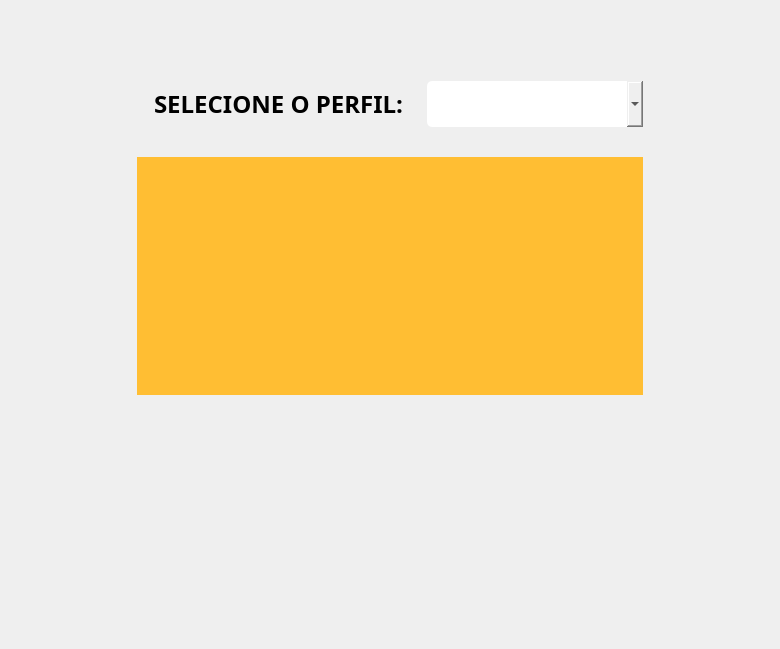
      <widget class="QWidget" name="configurar_perfil">
       <property name="styleSheet">
        <string notr="true">border-image: url(&quot;:/imagens/assets/imagens/fundo-azul&quot;);</string>
       </property>
       <layout class="QGridLayout" name="gridLayout_4">
        <item row="2" column="2">
         <spacer name="verticalSpacer_9">
          <property name="orientation">
           <enum>Qt::Vertical</enum>
          </property>
          <property name="sizeType">
           <enum>QSizePolicy::Fixed</enum>
          </property>
          <property name="sizeHint" stdset="0">
           <size>
            <width>20</width>
            <height>20</height>
           </size>
          </property>
         </spacer>
        </item>
        <item row="1" column="1">
         <widget class="QLabel" name="label">
          <property name="font">
           <font>
            <family>Dyuthi</family>
            <pointsize>-1</pointsize>
            <weight>75</weight>
            <bold>true</bold>
           </font>
          </property>
          <property name="styleSheet">
           <string notr="true">background-color: none;
border-image: none;
font-weight: bold;
font-size: 24px;
margin: 10px;
color: black;</string>
          </property>
          <property name="text">
           <string>SELECIONE O PERFIL:</string>
          </property>
         </widget>
        </item>
        <item row="7" column="0">
         <spacer name="horizontalSpacer_configurar_2">
          <property name="orientation">
           <enum>Qt::Horizontal</enum>
          </property>
          <property name="sizeType">
           <enum>QSizePolicy::Minimum</enum>
          </property>
          <property name="sizeHint" stdset="0">
           <size>
            <width>120</width>
            <height>20</height>
           </size>
          </property>
         </spacer>
        </item>
        <item row="3" column="1" colspan="3">
         <widget class="QListWidget" name="listWidget">
          <property name="font">
           <font>
            <family>Dyuthi</family>
            <pointsize>20</pointsize>
            <weight>50</weight>
            <bold>false</bold>
           </font>
          </property>
          <property name="autoFillBackground">
           <bool>true</bool>
          </property>
          <property name="styleSheet">
           <string notr="true">QListWidget{
	border-image: none;
	border: none;
	border-radius: 7px;
 	background-color:  #ffbe33;
	alternate-background-color: #fab32c;
	padding: 4px; 
}

QListWidget::item{
	padding: 5px;
	margin: 2px;
}

QListWidget::item:selected{
	background-color: #ff961a;
}

QScrollBar:vertical {
	border-image: none;
 	border: none;
    background: #ffbe33;
    width: 15px;
    margin: 0px 0px 0px 0px;
	padding: 1px;
}

QScrollBar::handle:vertical {
	background: #FF7439;
	min-height: 30px;
}

QScrollBar::add-line:vertical {
	height: 0px;
}

QScrollBar::sub-line:vertical {
	height: 0px;
}</string>
          </property>
          <property name="horizontalScrollBarPolicy">
           <enum>Qt::ScrollBarAlwaysOff</enum>
          </property>
          <property name="sizeAdjustPolicy">
           <enum>QAbstractScrollArea::AdjustToContents</enum>
          </property>
          <property name="autoScrollMargin">
           <number>30</number>
          </property>
          <property name="tabKeyNavigation">
           <bool>true</bool>
          </property>
          <property name="showDropIndicator" stdset="0">
           <bool>false</bool>
          </property>
          <property name="dragDropOverwriteMode">
           <bool>false</bool>
          </property>
          <property name="dragDropMode">
           <enum>QAbstractItemView::DragOnly</enum>
          </property>
          <property name="defaultDropAction">
           <enum>Qt::TargetMoveAction</enum>
          </property>
          <property name="alternatingRowColors">
           <bool>true</bool>
          </property>
          <property name="selectionBehavior">
           <enum>QAbstractItemView::SelectRows</enum>
          </property>
          <property name="iconSize">
           <size>
            <width>20</width>
            <height>100</height>
           </size>
          </property>
          <property name="textElideMode">
           <enum>Qt::ElideMiddle</enum>
          </property>
          <property name="movement">
           <enum>QListView::Free</enum>
          </property>
          <property name="flow">
           <enum>QListView::TopToBottom</enum>
          </property>
          <property name="isWrapping" stdset="0">
           <bool>false</bool>
          </property>
          <property name="resizeMode">
           <enum>QListView::Adjust</enum>
          </property>
          <property name="layoutMode">
           <enum>QListView::Batched</enum>
          </property>
          <property name="spacing">
           <number>1</number>
          </property>
          <property name="viewMode">
           <enum>QListView::ListMode</enum>
          </property>
          <property name="modelColumn">
           <number>0</number>
          </property>
          <property name="uniformItemSizes">
           <bool>false</bool>
          </property>
          <property name="batchSize">
           <number>100</number>
          </property>
          <property name="wordWrap">
           <bool>false</bool>
          </property>
          <property name="selectionRectVisible">
           <bool>true</bool>
          </property>
          <property name="itemAlignment">
           <set>Qt::AlignLeading|Qt::AlignLeft|Qt::AlignVCenter</set>
          </property>
          <property name="currentRow">
           <number>-1</number>
          </property>
         </widget>
        </item>
        <item row="6" column="1">
         <spacer name="verticalSpacer_configurar">
          <property name="orientation">
           <enum>Qt::Vertical</enum>
          </property>
          <property name="sizeType">
           <enum>QSizePolicy::Minimum</enum>
          </property>
          <property name="sizeHint" stdset="0">
           <size>
            <width>20</width>
            <height>40</height>
           </size>
          </property>
         </spacer>
        </item>
        <item row="7" column="3">
         <widget class="QPushButton" name="pushButton_limpar_sequencia">
          <property name="sizePolicy">
           <sizepolicy hsizetype="Fixed" vsizetype="Fixed">
            <horstretch>0</horstretch>
            <verstretch>0</verstretch>
           </sizepolicy>
          </property>
          <property name="minimumSize">
           <size>
            <width>170</width>
            <height>80</height>
           </size>
          </property>
          <property name="font">
           <font>
            <pointsize>10</pointsize>
            <weight>75</weight>
            <bold>true</bold>
           </font>
          </property>
          <property name="cursor">
           <cursorShape>PointingHandCursor</cursorShape>
          </property>
          <property name="styleSheet">
           <string notr="true">QPushButton {
	border-image: url(&quot;:/botoes/assets/botoes/configuracoes/sequencia.png&quot;);
	background-color: none;
	border-radius: 2px;
	border: none;
	min-width: 170px;
	min-height: 80px;
	font-weight: bold;
}

QPushButton:hover {
	border-image: url(&quot;:/botoes/assets/botoes/configuracoes/sequencia-hover.png&quot;);
	background-color: none;
}

QPushButton:pressed {
	border-image: url(&quot;:/botoes/assets/botoes/configuracoes/sequencia-hover.png&quot;);
	background-color: none;
}</string>
          </property>
          <property name="text">
           <string/>
          </property>
         </widget>
        </item>
        <item row="0" column="0" alignment="Qt::AlignLeft|Qt::AlignTop">
         <widget class="QPushButton" name="pushButton_inicio_configurar_perfil">
          <property name="sizePolicy">
           <sizepolicy hsizetype="Fixed" vsizetype="Fixed">
            <horstretch>0</horstretch>
            <verstretch>0</verstretch>
           </sizepolicy>
          </property>
          <property name="minimumSize">
           <size>
            <width>60</width>
            <height>60</height>
           </size>
          </property>
          <property name="maximumSize">
           <size>
            <width>50</width>
            <height>50</height>
           </size>
          </property>
          <property name="font">
           <font>
            <pointsize>10</pointsize>
            <weight>75</weight>
            <bold>true</bold>
           </font>
          </property>
          <property name="cursor">
           <cursorShape>PointingHandCursor</cursorShape>
          </property>
          <property name="styleSheet">
           <string notr="true">QPushButton {
	border-image: url(&quot;:/icones/assets/icones/pagina-inicial/pagina-inicial.png&quot;);
	background-color: none;
	border-radius: 2px;
	border: none;
	min-width: 60px;
	min-height: 60px;
	font-weight: bold;
}

QPushButton:hover {
	border-image: url(&quot;:/icones/assets/icones/pagina-inicial/pagina-inicial-hover.png&quot;);
	background-color: none;
}

QPushButton:pressed {
	border-image: url(&quot;:/icones/assets/icones/pagina-inicial/pagina-inicial-hover.png&quot;);
	background-color: none;
}</string>
          </property>
          <property name="text">
           <string/>
          </property>
         </widget>
        </item>
        <item row="9" column="5" alignment="Qt::AlignRight|Qt::AlignBottom">
         <widget class="QPushButton" name="pushButton_sair">
          <property name="sizePolicy">
           <sizepolicy hsizetype="Fixed" vsizetype="Fixed">
            <horstretch>0</horstretch>
            <verstretch>0</verstretch>
           </sizepolicy>
          </property>
          <property name="minimumSize">
           <size>
            <width>60</width>
            <height>60</height>
           </size>
          </property>
          <property name="maximumSize">
           <size>
            <width>40</width>
            <height>40</height>
           </size>
          </property>
          <property name="font">
           <font>
            <pointsize>10</pointsize>
            <weight>75</weight>
            <bold>true</bold>
           </font>
          </property>
          <property name="cursor">
           <cursorShape>PointingHandCursor</cursorShape>
          </property>
          <property name="styleSheet">
           <string notr="true">QPushButton {
	border-image: url(&quot;:/icones/assets/icones/sair/sair.png&quot;);
	background-color: none;
	border-radius: 2px;
	border: none;
	min-width: 60px;
	min-height: 60px;
	font-weight: bold;
}

QPushButton:hover {
	border-image: url(&quot;:/icones/assets/icones/sair/sair-hover.png&quot;);
	background-color: none;
}

QPushButton:pressed {
	border-image: url(&quot;:/icones/assets/icones/sair/sair-hover.png&quot;);
	background-color: none;
}</string>
          </property>
          <property name="text">
           <string/>
          </property>
          <property name="flat">
           <bool>true</bool>
          </property>
         </widget>
        </item>
        <item row="7" column="5">
         <spacer name="horizontalSpacer_configurar">
          <property name="orientation">
           <enum>Qt::Horizontal</enum>
          </property>
          <property name="sizeType">
           <enum>QSizePolicy::Minimum</enum>
          </property>
          <property name="sizeHint" stdset="0">
           <size>
            <width>120</width>
            <height>20</height>
           </size>
          </property>
         </spacer>
        </item>
        <item row="0" column="1">
         <spacer name="verticalSpacer_17">
          <property name="orientation">
           <enum>Qt::Vertical</enum>
          </property>
          <property name="sizeType">
           <enum>QSizePolicy::Minimum</enum>
          </property>
          <property name="sizeHint" stdset="0">
           <size>
            <width>20</width>
            <height>40</height>
           </size>
          </property>
         </spacer>
        </item>
        <item row="7" column="2">
         <spacer name="horizontalSpacer_configurar_3">
          <property name="orientation">
           <enum>Qt::Horizontal</enum>
          </property>
          <property name="sizeType">
           <enum>QSizePolicy::Expanding</enum>
          </property>
          <property name="sizeHint" stdset="0">
           <size>
            <width>40</width>
            <height>20</height>
           </size>
          </property>
         </spacer>
        </item>
        <item row="9" column="0" alignment="Qt::AlignLeft|Qt::AlignBottom">
         <widget class="QPushButton" name="pushButton_voltar_configurar_perfil">
          <property name="sizePolicy">
           <sizepolicy hsizetype="Fixed" vsizetype="Fixed">
            <horstretch>0</horstretch>
            <verstretch>0</verstretch>
           </sizepolicy>
          </property>
          <property name="cursor">
           <cursorShape>PointingHandCursor</cursorShape>
          </property>
          <property name="styleSheet">
           <string notr="true">QPushButton {
	border-image: url(&quot;:/icones/assets/icones/voltar/voltar.png&quot;);
	background-color: none;
	border-radius: 2px;
	border: none;
	min-width: 60px;
	min-height: 50px;
	font-weight: bold;
}

QPushButton:hover {
	border-image: url(&quot;:/icones/assets/icones/voltar/voltar-hover.png&quot;);
	background-color: none;
}

QPushButton:pressed {
	border-image: url(&quot;:/icones/assets/icones/voltar/voltar-hover.png&quot;);
	background-color: none;
}</string>
          </property>
          <property name="text">
           <string/>
          </property>
         </widget>
        </item>
        <item row="4" column="1" colspan="3">
         <layout class="QHBoxLayout" name="horizontalLayout_11">
          <item>
           <spacer name="horizontalSpacer_16">
            <property name="orientation">
             <enum>Qt::Horizontal</enum>
            </property>
            <property name="sizeHint" stdset="0">
             <size>
              <width>40</width>
              <height>20</height>
             </size>
            </property>
           </spacer>
          </item>
          <item>
           <widget class="QPushButton" name="pushButton_adicionar_video">
            <property name="sizePolicy">
             <sizepolicy hsizetype="Fixed" vsizetype="Fixed">
              <horstretch>0</horstretch>
              <verstretch>0</verstretch>
             </sizepolicy>
            </property>
            <property name="minimumSize">
             <size>
              <width>45</width>
              <height>45</height>
             </size>
            </property>
            <property name="maximumSize">
             <size>
              <width>250</width>
              <height>60</height>
             </size>
            </property>
            <property name="font">
             <font>
              <pointsize>10</pointsize>
              <weight>75</weight>
              <bold>true</bold>
             </font>
            </property>
            <property name="cursor">
             <cursorShape>PointingHandCursor</cursorShape>
            </property>
            <property name="styleSheet">
             <string notr="true">QPushButton {
	border-image: url(&quot;:/icones/assets/icones/video/video.png&quot;);
	background-color: none;
	border-radius: 2px;
	border: none;
	min-width: 45px;
	min-height: 45px;
	font-weight: bold;
}

QPushButton:hover {
	border-image: url(&quot;:/icones/assets/icones/video/video-hover.png&quot;);
	background-color: none;
}

QPushButton:pressed {
	border-image: url(&quot;:/icones/assets/icones/video/video-hover.png&quot;);
	background-color: none;
}</string>
            </property>
            <property name="text">
             <string/>
            </property>
           </widget>
          </item>
          <item>
           <widget class="QPushButton" name="pushButton_adicionar_pergunta">
            <property name="sizePolicy">
             <sizepolicy hsizetype="Fixed" vsizetype="Fixed">
              <horstretch>0</horstretch>
              <verstretch>0</verstretch>
             </sizepolicy>
            </property>
            <property name="minimumSize">
             <size>
              <width>45</width>
              <height>45</height>
             </size>
            </property>
            <property name="maximumSize">
             <size>
              <width>250</width>
              <height>60</height>
             </size>
            </property>
            <property name="font">
             <font>
              <pointsize>10</pointsize>
              <weight>75</weight>
              <bold>true</bold>
             </font>
            </property>
            <property name="cursor">
             <cursorShape>PointingHandCursor</cursorShape>
            </property>
            <property name="styleSheet">
             <string notr="true">QPushButton {
	border-image: url(&quot;:/icones/assets/icones/pergunta/pergunta.png&quot;);
	background-color: none;
	border-radius: 2px;
	border: none;
	min-width: 45px;
	min-height: 45px;
	font-weight: bold;
}

QPushButton:hover {
	border-image: url(&quot;:/icones/assets/icones/pergunta/pergunta-hover.png&quot;);
	background-color: none;
}

QPushButton:pressed {
	border-image: url(&quot;:/icones/assets/icones/pergunta/pergunta-hover.png&quot;);
	background-color: none;
}</string>
            </property>
            <property name="text">
             <string/>
            </property>
           </widget>
          </item>
         </layout>
        </item>
        <item row="9" column="1">
         <spacer name="verticalSpacer_configurar_2">
          <property name="orientation">
           <enum>Qt::Vertical</enum>
          </property>
          <property name="sizeType">
           <enum>QSizePolicy::Minimum</enum>
          </property>
          <property name="sizeHint" stdset="0">
           <size>
            <width>20</width>
            <height>40</height>
           </size>
          </property>
         </spacer>
        </item>
        <item row="3" column="5">
         <layout class="QVBoxLayout" name="verticalLayout_3">
          <item>
           <widget class="QPushButton" name="pushButton_editarItem">
            <property name="sizePolicy">
             <sizepolicy hsizetype="Fixed" vsizetype="Fixed">
              <horstretch>0</horstretch>
              <verstretch>0</verstretch>
             </sizepolicy>
            </property>
            <property name="minimumSize">
             <size>
              <width>45</width>
              <height>45</height>
             </size>
            </property>
            <property name="cursor">
             <cursorShape>PointingHandCursor</cursorShape>
            </property>
            <property name="styleSheet">
             <string notr="true">QPushButton {
	border-image: url(&quot;:/icones/assets/icones/lapis/lapis.png&quot;);
	background-color: none;
	border-radius: 2px;
	border: none;
	min-width: 45px;
	min-height: 45px;
}

QPushButton:hover {
	border-image: url(&quot;:/icones/assets/icones/lapis/lapis-hover.png&quot;);
	background-color: none;
}

QPushButton:pressed {
	border-image: url(&quot;:/icones/assets/icones/lapis/lapis-hover.png&quot;);
	background-color: none;
}</string>
            </property>
            <property name="text">
             <string/>
            </property>
           </widget>
          </item>
          <item>
           <widget class="QPushButton" name="pushButton_removerItem">
            <property name="sizePolicy">
             <sizepolicy hsizetype="Fixed" vsizetype="Fixed">
              <horstretch>0</horstretch>
              <verstretch>0</verstretch>
             </sizepolicy>
            </property>
            <property name="minimumSize">
             <size>
              <width>45</width>
              <height>45</height>
             </size>
            </property>
            <property name="cursor">
             <cursorShape>PointingHandCursor</cursorShape>
            </property>
            <property name="styleSheet">
             <string notr="true">QPushButton {
	border-image: url(&quot;:/icones/assets/icones/lixeira/lixeira.png&quot;);
	background-color: none;
	border-radius: 2px;
	border: none;
	min-width: 45px;
	min-height: 45px;
}

QPushButton:hover {
	border-image: url(&quot;:/icones/assets/icones/lixeira/lixeira-hover.png&quot;);
	background-color: none;
}

QPushButton:pressed {
	border-image: url(&quot;:/icones/assets/icones/lixeira/lixeira-hover.png&quot;);
	background-color: none;
}</string>
            </property>
            <property name="text">
             <string/>
            </property>
           </widget>
          </item>
          <item>
           <spacer name="verticalSpacer_12">
            <property name="orientation">
             <enum>Qt::Vertical</enum>
            </property>
            <property name="sizeHint" stdset="0">
             <size>
              <width>20</width>
              <height>40</height>
             </size>
            </property>
           </spacer>
          </item>
          <item>
           <widget class="QPushButton" name="pushButton_mover_cima">
            <property name="sizePolicy">
             <sizepolicy hsizetype="Fixed" vsizetype="Fixed">
              <horstretch>0</horstretch>
              <verstretch>0</verstretch>
             </sizepolicy>
            </property>
            <property name="cursor">
             <cursorShape>PointingHandCursor</cursorShape>
            </property>
            <property name="styleSheet">
             <string notr="true">QPushButton {
	border-image: url(&quot;:/icones/assets/icones/seta/cima/seta-cima.png&quot;);
	background-color: none;
	border-radius: 2px;
	border: none;
	min-width: 45px;
	min-height: 45px;
	font-weight: bold;
}

QPushButton:hover {
	border-image: url(&quot;:/icones/assets/icones/seta/cima/seta-cima-hover.png&quot;);
	background-color: none;
}

QPushButton:pressed {
	border-image: url(&quot;:/icones/assets/icones/seta/cima/seta-cima-hover.png&quot;);
	background-color: none;
}</string>
            </property>
            <property name="text">
             <string/>
            </property>
           </widget>
          </item>
          <item>
           <widget class="QPushButton" name="pushButton_mover_baixo">
            <property name="sizePolicy">
             <sizepolicy hsizetype="Fixed" vsizetype="Fixed">
              <horstretch>0</horstretch>
              <verstretch>0</verstretch>
             </sizepolicy>
            </property>
            <property name="cursor">
             <cursorShape>PointingHandCursor</cursorShape>
            </property>
            <property name="styleSheet">
             <string notr="true">QPushButton {
	border-image: url(&quot;:/icones/assets/icones/seta/baixo/seta-baixo.png&quot;);
	background-color: none;
	border-radius: 2px;
	border: none;
	min-width: 45px;
	min-height: 45px;
	font-weight: bold;
}

QPushButton:hover {
	border-image: url(&quot;:/icones/assets/icones/seta/baixo/seta-baixo-hover.png&quot;);
	background-color: none;
}

QPushButton:pressed {
	border-image: url(&quot;:/icones/assets/icones/seta/baixo/seta-baixo-hover.png&quot;);
	background-color: none;
}</string>
            </property>
            <property name="text">
             <string/>
            </property>
           </widget>
          </item>
         </layout>
        </item>
        <item row="7" column="1" alignment="Qt::AlignHCenter">
         <widget class="QPushButton" name="pushButton_limpar_respostas">
          <property name="sizePolicy">
           <sizepolicy hsizetype="Fixed" vsizetype="Fixed">
            <horstretch>0</horstretch>
            <verstretch>0</verstretch>
           </sizepolicy>
          </property>
          <property name="minimumSize">
           <size>
            <width>170</width>
            <height>80</height>
           </size>
          </property>
          <property name="maximumSize">
           <size>
            <width>16777215</width>
            <height>16777215</height>
           </size>
          </property>
          <property name="font">
           <font>
            <pointsize>10</pointsize>
            <weight>75</weight>
            <bold>true</bold>
           </font>
          </property>
          <property name="cursor">
           <cursorShape>PointingHandCursor</cursorShape>
          </property>
          <property name="styleSheet">
           <string notr="true">QPushButton {
	border-image: url(&quot;:/botoes/assets/botoes/configuracoes/respostas.png&quot;);
	background-color: none;
	border-radius: 2px;
	border: none;
	min-width: 170px;
	min-height: 80px;
}

QPushButton:hover {
	border-image: url(&quot;:/botoes/assets/botoes/configuracoes/respostas-hover.png&quot;);
	background-color: none;
}

QPushButton:pressed {
	border-image: url(&quot;:/botoes/assets/botoes/configuracoes/respostas-hover.png&quot;);
	background-color: none;
}</string>
          </property>
          <property name="text">
           <string/>
          </property>
         </widget>
        </item>
        <item row="1" column="2" colspan="2">
         <widget class="QComboBox" name="comboBox_perfis">
          <property name="minimumSize">
           <size>
            <width>126</width>
            <height>46</height>
           </size>
          </property>
          <property name="font">
           <font>
            <family>Dyuthi</family>
            <pointsize>-1</pointsize>
            <weight>50</weight>
            <bold>false</bold>
           </font>
          </property>
          <property name="cursor">
           <cursorShape>PointingHandCursor</cursorShape>
          </property>
          <property name="styleSheet">
           <string notr="true">QComboBox{
	min-width: 120px;
	min-height: 40px;
	border-image: none;
	background-color: none;
	border: none;
	border-radius: 5px;
	padding: 3px;
	font-size: 22px; 
}

QComboBox::drop-down {
		background-color: #74b9f4;
		border-image: none;
		border-bottom-right-radius: 3px;
		border-top-right-radius: 3px;
		border-left-width: 0px;
		subcontrol-origin: padding;
    	subcontrol-position: top right;
		width: 40px;
		border-radius: 5px;
}

QComboBox::drop-down:hover{
	background-color: #507be4;
}

QComboBox::down-arrow {
	width: 30px;
	height:30px;
	image: url(&quot;:/icones/assets/icones/seta/baixo/seta-baixo-preto.png&quot;);
}

QComboBox::item{
	height: 30px;
	color: black;
	text-align: center;
	background-color: white;
	border-image: none;
	border: none;
	padding: 0;
	margin: 0;
}

QComboBox::item:selected{
	background-color: #74b9f4;
	border-image: none;
}
</string>
          </property>
         </widget>
        </item>
       </layout>
      </widget>
